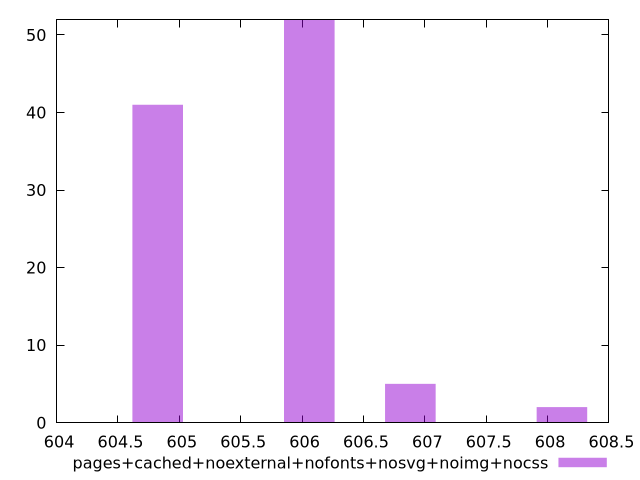

Recreate this plot in gnuplot.
$_pagesCachedNoexternalNofontsNosvgNoimgNocss <<EOF
604.823636092662 41
606.0588102984333 52
608.1174339747188 2
606.8822597689475 5
EOF
set key outside below
set terminal pngcairo
set output "report_00004_2020-11-02T20-21-41.718Z/uses-rel-preload/pages+cached+noexternal+nofonts+nosvg+noimg+nocss//raw_hist.png"
set yrange [0:52]
set boxwidth 0.41172473525708786
set style fill transparent solid 0.5 noborder
plot $_pagesCachedNoexternalNofontsNosvgNoimgNocss title "pages+cached+noexternal+nofonts+nosvg+noimg+nocss" with boxes ,
